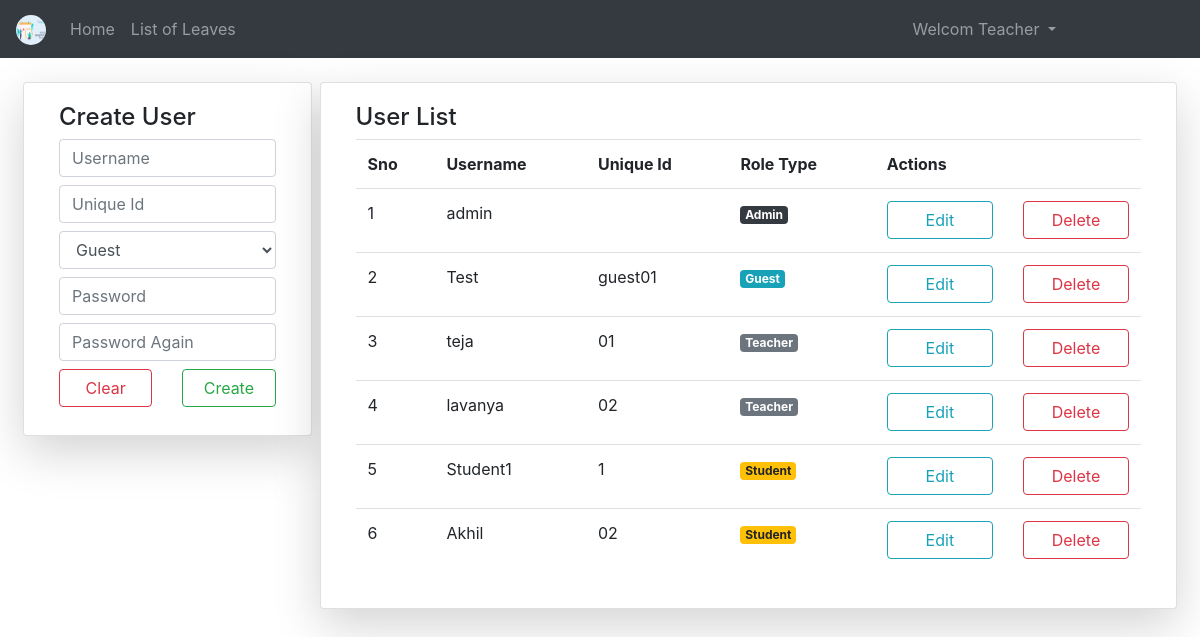
Page /usrlst/ (signed in) on the committed database.
### LApp/models.py (models this page shows)
class User(AbstractUser):
    g = [
        ("0", "--- Select Your Gender ---"),
        ("1", "Male"),
        ("2", "Female"),
    ]
    c = [
        ("0", "Guest"),
        ("1", "Student"),
        ("2", "Teacher"),
    ]
    mble = models.CharField(max_length=10, null=True, blank=True)
    gdr = models.CharField(choices=g, default="0", max_length=5)
    role_type = models.CharField(choices=c, default="0", max_length=5)
    eid = models.CharField(max_length=10)
    pfimg = models.ImageField(upload_to="Profiles/", default="pfle.png")

### LApp/views.py (the view, shortened to what this page needs)
# urls.py: path("usrlst/", views.userlist, name="usrl"),
def userlist(request):
    c = User.objects.all()
    n, m = {}, {}
    for j in n.values():
        for v in j.items():
            m[v[0]] = v[1]
    print(m)
    s = AusForm()
    return render(request, "html/userlist.html", {"w": s, "p": m.items(), "k": c})

### LApp/forms.py
class AusForm(UserCreationForm):
    password1 = forms.CharField(
        widget=forms.PasswordInput(
            attrs={"class": "form-control my-2", "placeholder": "Password"}
        )
    )
    password2 = forms.CharField(
        widget=forms.PasswordInput(
            attrs={"class": "form-control my-2", "placeholder": "Password Again"}
        )
    )
    class Meta:
        model = User
        fields = ["username", "eid", "role_type"]
        widgets = {
            "username": forms.TextInput(
                attrs={
                    "class": "form-control my-2",
                    "placeholder": "Username",
                }
            ),
            "eid": forms.TextInput(
                attrs={
                    "class": "form-control my-2",
                    "placeholder": "Unique Id",
                }
            ),
            "role_type": forms.Select(
                attrs={
                    "class": "form-control my-2",
                }
            ),
        }

### templates/html/userlist.html (shortened to what this page needs)
{% extends 'html/base.html' %}
{% block content %}
<div class="container-fluid mt-4">
	<div class="row mx-2">
		<div class="col-md-3 card shadow-lg mr-2 h-100">
			<div class="card-body">
				<h4>Create User</h4>
				<form method="POST">
					{% for i in w %}
						{{i}}
					{% endfor %}
					<div class="row mb-2">
						<div class="col">
							<input type="reset" value="Clear" class="btn btn-outline-danger form-control">
						</div>
						<div class="col">
							<input type="submit" value="Create" class="btn btn-outline-success form-control">
						</div>
					</div>
				</form>
			</div>
		</div>
		<div class="col card shadow-lg h-100">
			<div class="card-body">
				<h4>User List</h4>
				<table class="table">
					<tr>
						<th>Sno</th>
						<th>Username</th>
						<th>Unique Id</th>
						<th>Role Type</th>
						<th>Actions</th>
					</tr>
					{% for j in k %}
					<tr>
						<td>{{forloop.counter}}</td>
						<td>{{j.username}}</td>
						<td>{{j.eid}}</td>
						<td>
							{% if j.role_type == '0' %}
								{% if j.is_superuser %}
									<p class="badge badge-dark">Admin</p>
								{% else %}
									<p class="badge badge-info">Guest</p>
								{% endif %}
							{% elif j.role_type == '1' %}
								<p class="badge badge-warning">Student</p>
							{% elif j.role_type == '2' %}
								<p class="badge badge-secondary">Teacher</p>
							{% else %}
								<p class="badge badge-primary">Admin</p>
							{% endif %}
						</td>
						<td>
							<div class="row">
								<div class="col">
									<a href="{% url 'usp' j.id %}" class="btn btn-outline-info form-control">Edit</a>
								</div>
								<div class="col">
									<a href="{% url 'usd' j.id %}" class="btn btn-outline-danger form-control">Delete</a>
								</div>
							</div>
						</td>
					</tr>
					{% endfor %}
				</table>
			</div>
		</div>
	</div>
</div>
{% endblock %}

### rows in the picture
User: username "admin", role_type "Admin"
User: username "Test", eid "guest01", role_type "Guest"
User: username "teja", eid "01", role_type "Teacher"
User: username "lavanya", eid "02", role_type "Teacher"
User: username "Student1", eid "1", role_type "Student"
User: username "Akhil", eid "02", role_type "Student"
